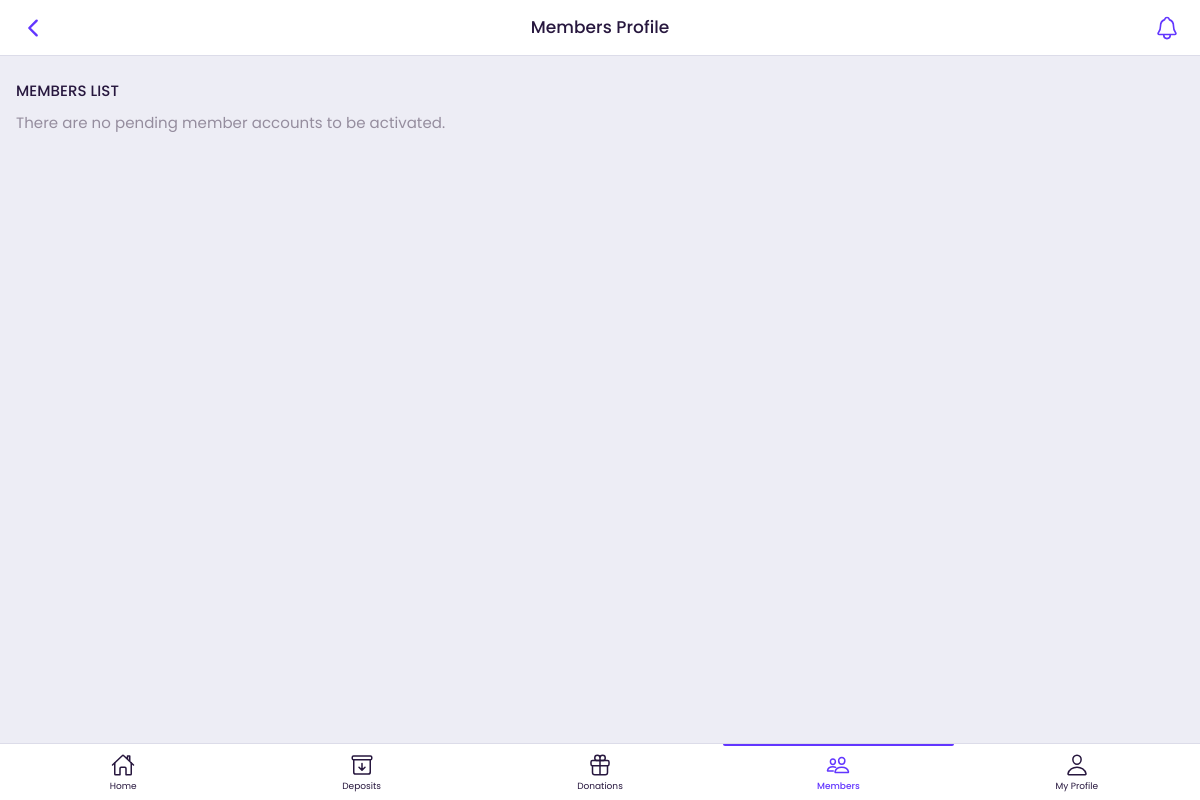
Before: /member_list (signed in) with the older database file.
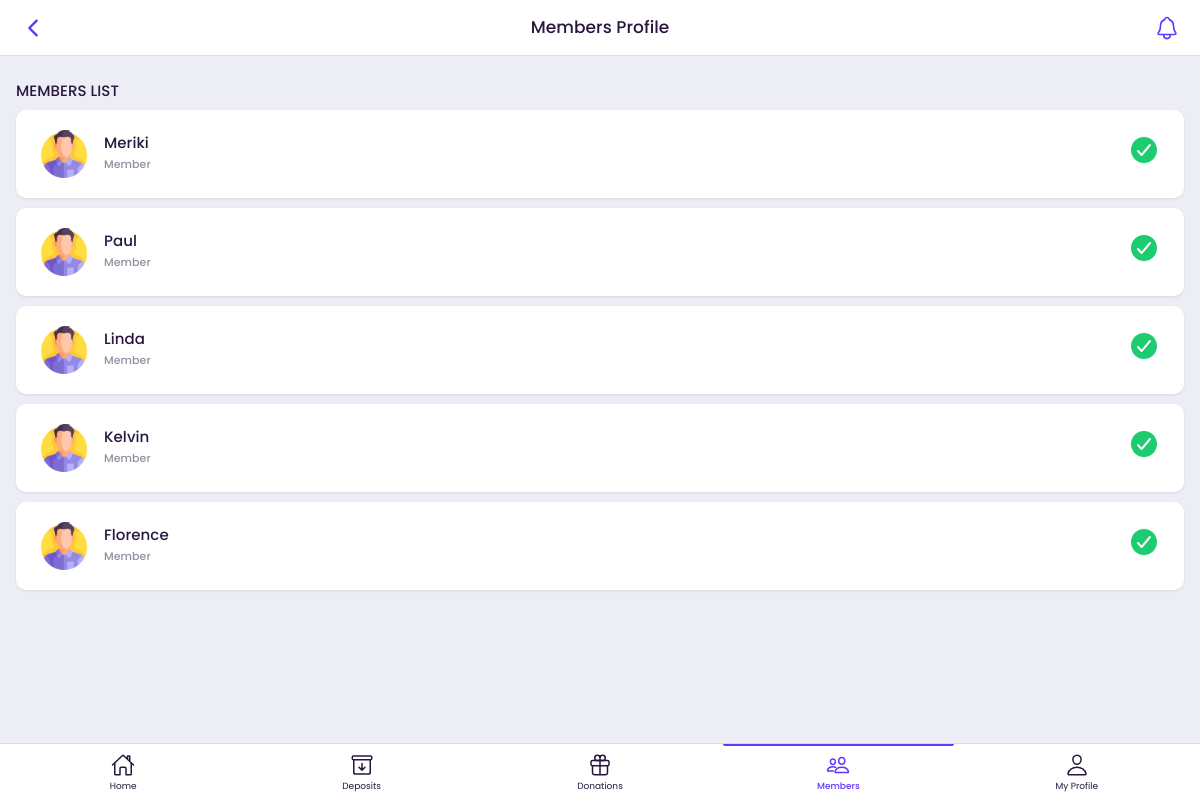
After: the same page with the newer database file.
### k12auth/models.py (models this page shows, shortened)
class User(AbstractUser):
    is_member = models.BooleanField(default=False,blank=True,null=True)
    is_cashier = models.BooleanField(default=False,blank=True,null=True)
    is_manager = models.BooleanField(default=False,blank=True,null=True)
    is_admin = models.BooleanField(default=False,blank=True,null=True)
    membershipTitle = models.CharField(max_length=200,default=0,null=True,blank=True)
    position = models.CharField(max_length=200,default=0,null=True,blank=True)
    profilePicture = models.FileField(upload_to="ProfilePictures/", null=True, blank=True)
    class Meta(AbstractUser.Meta):
       swappable = 'AUTH_USER_MODEL'

### members/views.py (the view)
# urls.py: path('member_list', views.member_listView, name='member_listView'),
@login_required(login_url="/login")
def member_listView(request):
    if request.user.is_authenticated and request.user.is_member or request.user.is_admin:
        members_instance=User.objects.filter( Q(is_member=True,is_staff=False) | Q(is_member=False,is_staff=False) )
        data = {
            'members_instance':members_instance
        }
        return render(request,'members/app_members_list.html',context=data)
    else:
        return redirect('/login')

### templates/members/app_members_list.html (shortened to what this page needs)
{% load static %}
<!doctype html>
<html lang="en">
{% include "../ext/header.html" %}
<body>
    {% include "members/app_header.html" %}
    <div id="appCapsule">
        <div class="section mt-2">
            <div class="section-title">MEMBERS LIST</div>
            <div class="transactions">
                {% if members_instance %}
                {% for eachMember in members_instance %}
                {% if request.user.is_admin %}
                <a href="/activate_account/{{eachMember.username}}" class="item">
                {% else %}
                <a href="/member_details/{{eachMember.username}}" class="item">
                {% endif %}
                    <div class="detail">
                        <img src="{% static 'assets/img/photo.png'  %}" alt="img" class="image-block imaged w48">
                        <div>
                            <strong>{{eachMember.first_name}}</strong>
                            <p>{{eachMember.membershipTitle}}</p>
                        </div>
                    </div>
                    <div class="right">
                        {% if eachMember.is_member %}
                      <div class="price text-success">
                        <ion-icon name="checkmark-circle" style="font-size: 32px;"></ion-icon>
                    </div>
                    {% else %}
                        <div class="price text-danger">
                        <ion-icon name="close-circle" style="font-size: 32px;"></ion-icon>
                    </div>
                    {% endif %}
                    </div>
                </a>
                {% endfor %}
                {% else %}
                    <p>There are no pending member accounts to be activated.</p>
                {% endif %}
            </div>
        </div>
    </div>
    {% include "members/app_buttom_menu.html" %}
</body>
</html>

Changed rows visible on the page:
added User: first_name "Meriki", membershipTitle "Member"
added User: first_name "Paul", membershipTitle "Member"
added User: first_name "Linda", membershipTitle "Member"
added User: first_name "Kelvin", membershipTitle "Member"
added User: first_name "Florence", membershipTitle "Member"
Other visible differences:
text no longer shown: "There are no pending member accounts to be activated."
